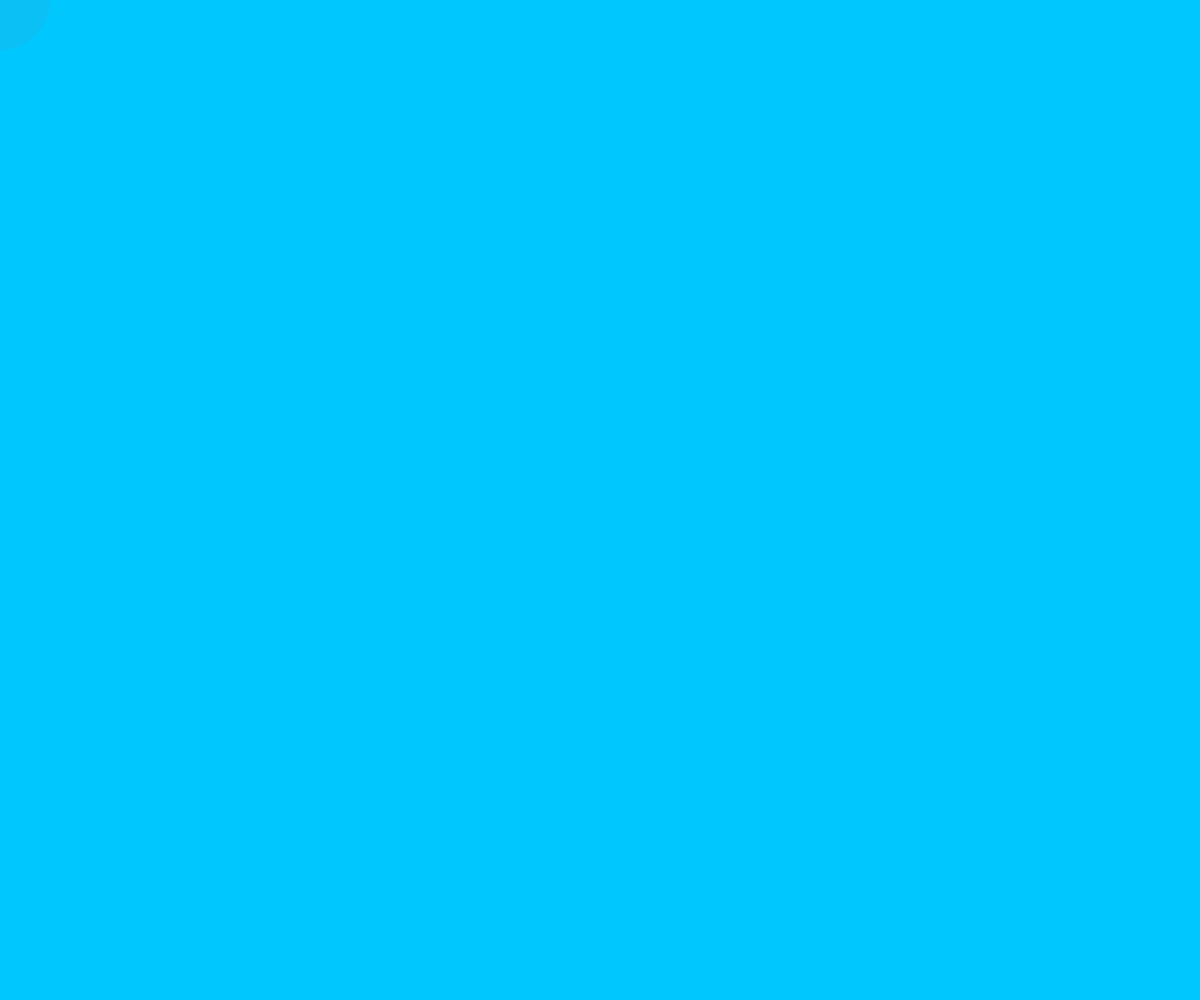
Frame 1 (no input)
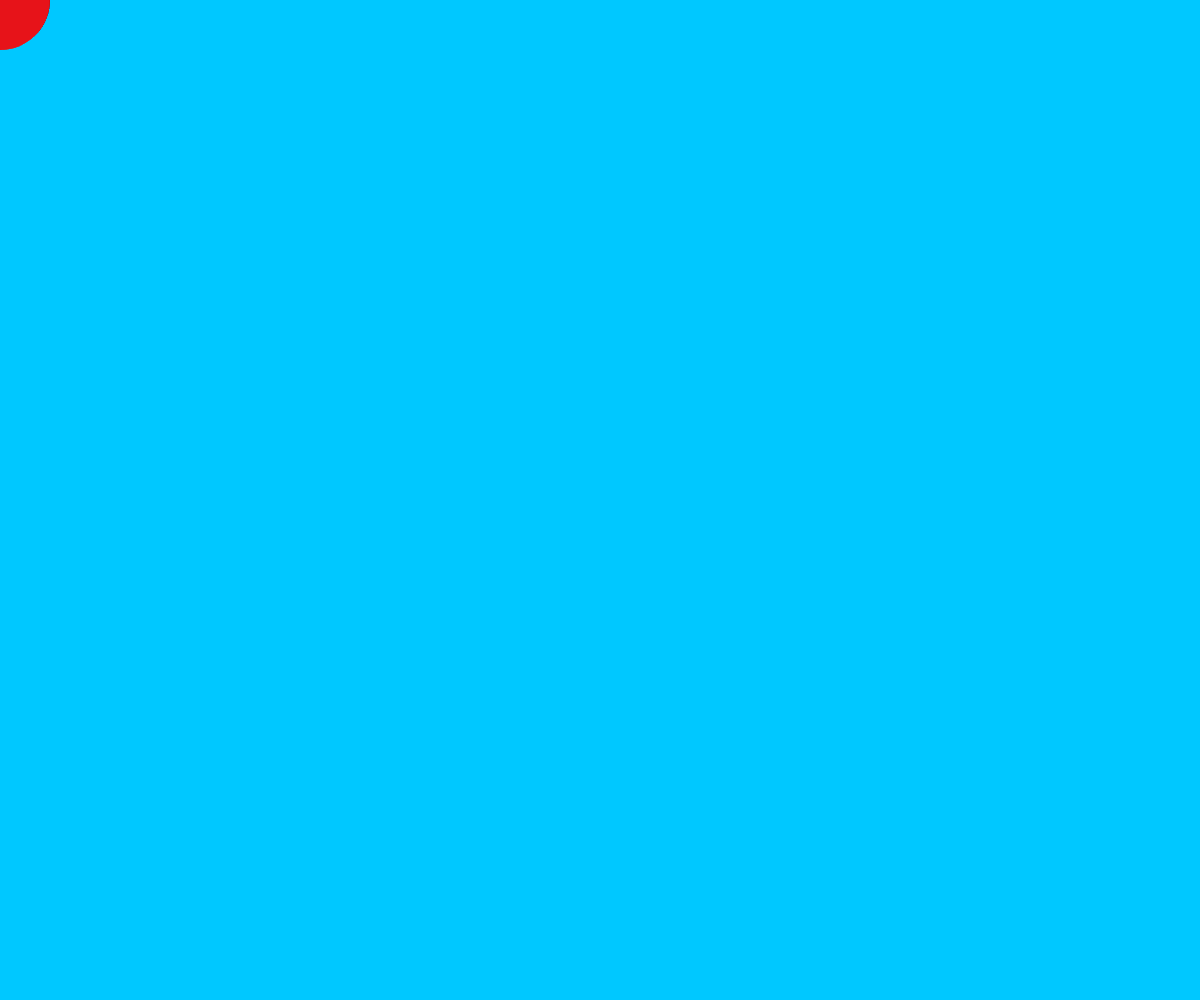
Frame 60 (no input)
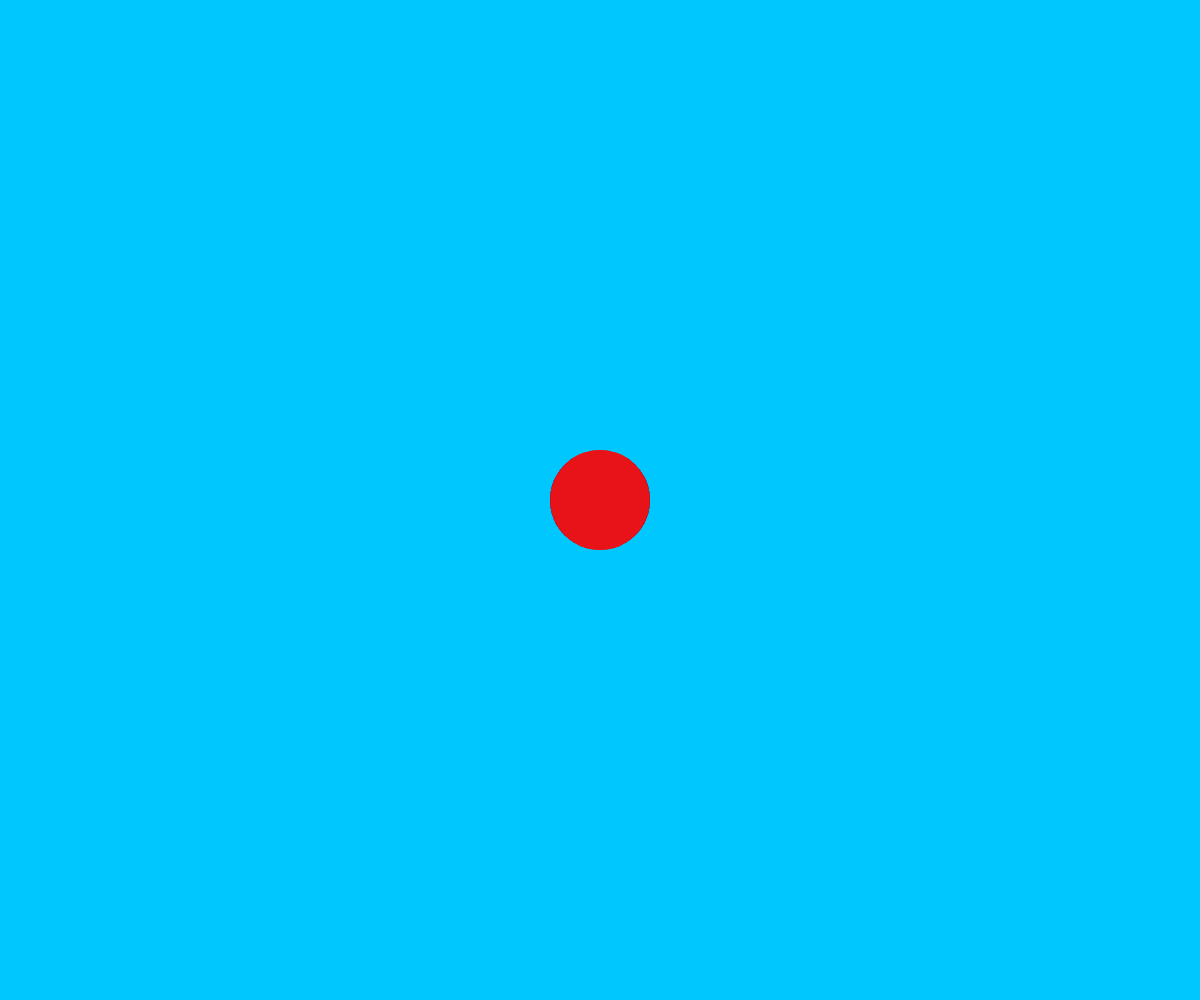
Frame 120 (the mouse pressed at the canvas centre since frame 60)

The p5.js sketch that drew these frames (run headless with seeded random() and noise() and a simulated clock; from frame 60 on, the mouse is pressed at the canvas centre):

// p5.js sketch
// ── sketch.js
function setup() {
  createCanvas(windowWidth, windowHeight);
  background(0, 200, 255);
}

function draw() {
  noStroke();
  fill(255, 0, 0, 10);
  ellipse(mouseX, mouseY, 100, 100);
  // rect(100, 100, 200, 300);
}

function mousePressed(){
  background(0, 200, 255);
}
